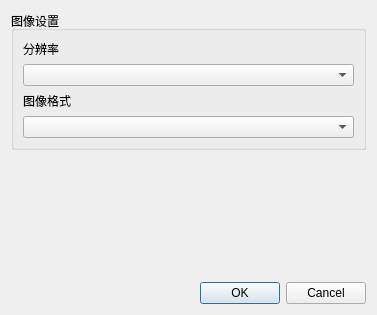
<?xml version="1.0" encoding="UTF-8"?>
<ui version="4.0">
 <class>ImageSettingsUi</class>
 <widget class="QDialog" name="ImageSettingsUi">
  <property name="geometry">
   <rect>
    <x>0</x>
    <y>0</y>
    <width>377</width>
    <height>315</height>
   </rect>
  </property>
  <property name="windowTitle">
   <string>Image Settings</string>
  </property>
  <layout class="QGridLayout" name="gridLayout">
   <item row="2" column="0">
    <widget class="QDialogButtonBox" name="buttonBox">
     <property name="orientation">
      <enum>Qt::Horizontal</enum>
     </property>
     <property name="standardButtons">
      <set>QDialogButtonBox::Cancel|QDialogButtonBox::Ok</set>
     </property>
    </widget>
   </item>
   <item row="1" column="0">
    <spacer name="verticalSpacer">
     <property name="orientation">
      <enum>Qt::Vertical</enum>
     </property>
     <property name="sizeHint" stdset="0">
      <size>
       <width>20</width>
       <height>14</height>
      </size>
     </property>
    </spacer>
   </item>
   <item row="0" column="0">
    <widget class="QGroupBox" name="groupBox_2">
     <property name="title">
      <string>图像设置</string>
     </property>
     <layout class="QGridLayout" name="gridLayout_2">
      <item row="1" column="0" colspan="2">
       <widget class="QComboBox" name="imageResolutionBox"/>
      </item>
      <item row="3" column="0" colspan="2">
       <widget class="QLabel" name="label_6">
        <property name="text">
         <string>图像格式</string>
        </property>
       </widget>
      </item>
      <item row="0" column="0" colspan="2">
       <widget class="QLabel" name="label_8">
        <property name="text">
         <string>分辨率</string>
        </property>
       </widget>
      </item>
      <item row="5" column="0" colspan="2">
       <widget class="QComboBox" name="imageCodecBox"/>
      </item>
     </layout>
    </widget>
   </item>
  </layout>
 </widget>
 <resources/>
 <connections>
  <connection>
   <sender>buttonBox</sender>
   <signal>accepted()</signal>
   <receiver>ImageSettingsUi</receiver>
   <slot>accept()</slot>
   <hints>
    <hint type="sourcelabel">
     <x>283</x>
     <y>265</y>
    </hint>
    <hint type="destinationlabel">
     <x>44</x>
     <y>230</y>
    </hint>
   </hints>
  </connection>
  <connection>
   <sender>buttonBox</sender>
   <signal>rejected()</signal>
   <receiver>ImageSettingsUi</receiver>
   <slot>reject()</slot>
   <hints>
    <hint type="sourcelabel">
     <x>283</x>
     <y>265</y>
    </hint>
    <hint type="destinationlabel">
     <x>364</x>
     <y>227</y>
    </hint>
   </hints>
  </connection>
 </connections>
</ui>
